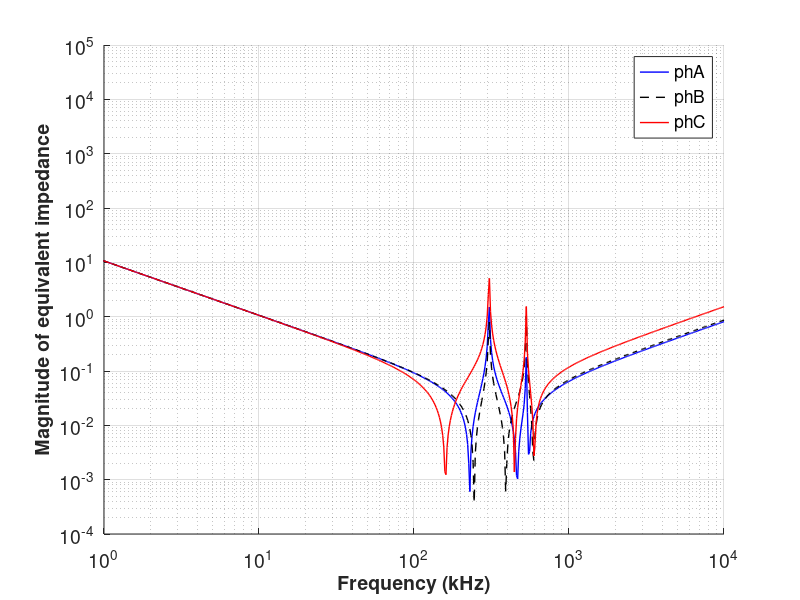
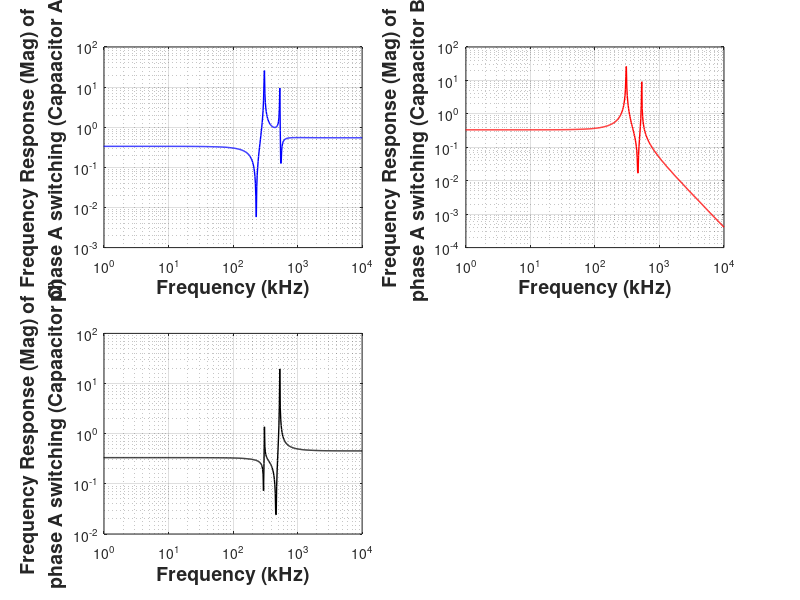
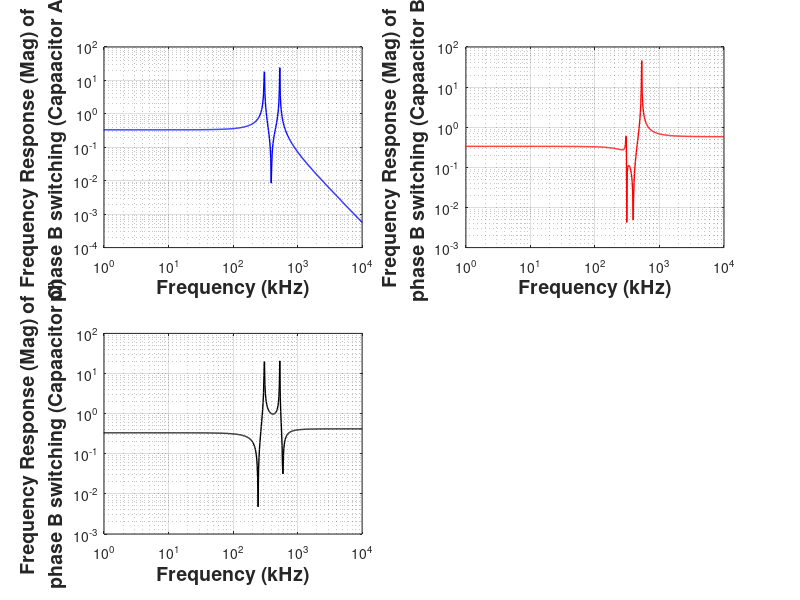
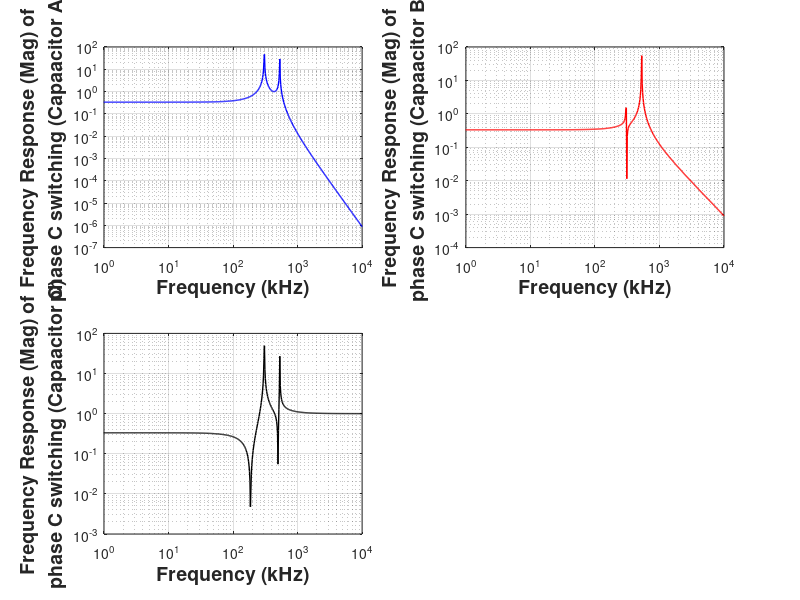

These figures' MATLAB source, in order:
%% 
% close all;
% clc;
% clear;

%% w axis
w = 2*pi*logspace(0,7,1000)';
time= 0:1e-4:1;
%% Parameter values
LATop  = 03.40e-9;
LABot  = 20.25e-9;
LAMid  = 01.30e-9;
LBTop  = 03.38e-9;
LBBot  = 20.38e-9;
LBMid  = 01.30e-9;
LCTop  = 03.41e-9;
LCBot  = 20.94e-9;
LCMid  = 01.30e-9;
LABTop = 18.30e-9;
LABBot = 10.20e-9;
LBCTop = 21.84e-9;
LBCBot = 11.14e-9;

ESLA = 19e-15;
ESLB = 19e-15;
ESLC = 19e-15;

C1A = 5e-6;
C1B = 5e-6;
C1C = 5e-6;

%% New merged inducances - phA
L1_phA = LATop + LABot + ESLA;
L2_phA = LABTop;
L3_phA = LABBot;
L4_phA = ESLB;
L5_phA = LBTop + LBBot + LBCTop + LBCBot + ESLC;

% Calculated impedances - phA
Z1_phA = 1i*w*L5_phA + 1./(1i*w*C1C);
Z2_phA = 1i*w*L4_phA + 1./(1i*w*C1B);
Z3_phA = Z1_phA.*Z2_phA./(Z1_phA+Z2_phA);
Z4_phA = Z3_phA + 1i*w*(L2_phA+L3_phA);
Z5_phA = 1i*w*L1_phA + 1./(1i*w*C1A);
Zeqv_phA = Z4_phA.*Z5_phA./(Z4_phA+Z5_phA);

% Capacitor A 
capA_phA= Z4_phA./(Z4_phA+Z5_phA);

% capacitor B
capB_phA=(Z5_phA./(Z4_phA+Z5_phA)).*(Z2_phA./(Z1_phA+Z2_phA));

% capacitor C 
capC_phA= (Z5_phA./(Z4_phA+Z5_phA)).* (Z1_phA./(Z1_phA+Z2_phA));

% time domain
% 
%     currentcapA_phA = [];
%     currentcapB_phA = [];
%     currentcapC_phA = [];
%     
% for i=1:length(time)
%     
%     currentcapA_phA= [currentcapA_phA, sum(capA_phA.*sin(w*time(i)))];
%     currentcapB_phA= [currentcapB_phA,sum(capB_phA.*sin(w*time(i)))];
%     currentcapC_phA= [currentcapC_phA,sum(capC_phA.*sin(w*time(i)))]; 
%     
% end



%% New merged inducances - phB
L1_phB = LATop + LABot + LABTop + LABBot + ESLA;
L2_phB = ESLB;
L3_phB = LBTop + LBBot;
L4_phB = LBCTop + LBCBot + ESLC;

% Calculated impedances - phB
Z1_phB = 1i*w*L1_phB + 1./(1i*w*C1A);
Z2_phB = 1i*w*L2_phB + 1./(1i*w*C1B);
Z3_phB = Z1_phB.*Z2_phB./(Z1_phB+Z2_phB);
Z4_phB = Z3_phB + 1i*w*(L3_phB);
Z5_phB = 1i*w*L4_phB + 1./(1i*w*C1C);
Zeqv_phB = Z4_phB.*Z5_phB./(Z4_phB+Z5_phB);


% Capacitor C
capC_phB= Z4_phB./(Z4_phB+Z5_phB);

% capacitor A
capA_phB=(Z5_phB./(Z4_phB+Z5_phB)).*(Z2_phB./(Z1_phB+Z2_phB));

% capacitor B
capB_phB= (Z5_phB./(Z4_phB+Z5_phB)).* (Z1_phB./(Z1_phB+Z2_phB));

% % time domain
% 
%     currentcapA_phB = [];
%     currentcapB_phB = [];
%     currentcapC_phB = [];
%     
% for i=1:length(time)
%     
%     currentcapA_phB= [currentcapA_phB, sum(capA_phB.*sin(w*time(i)))];
%     currentcapB_phB= [currentcapB_phB,sum(capB_phB.*sin(w*time(i)))];
%     currentcapC_phB= [currentcapC_phB,sum(capC_phB.*sin(w*time(i)))]; 
%     
% end
% 
% 

%% New merged inducances - phC
L1_phC = LATop + LABot + LABTop + LABBot + ESLA;
L2_phC = ESLB;
L3_phC = LBTop + LBBot + LBCTop + LBCBot;
L4_phC = ESLC;
L5_phC = LCTop + LCBot;

% Calculated impedances - phC
Z1_phC = 1i*w*L1_phC + 1./(1i*w*C1A);
Z2_phC = 1i*w*L2_phC + 1./(1i*w*C1B);
Z3_phC = Z1_phC.*Z2_phC./(Z1_phC+Z2_phC);
Z4_phC = Z3_phC + 1i*w*(L3_phC);
Z5_phC = 1i*w*L4_phC + 1./(1i*w*C1C);
Z6_phC = Z4_phC.*Z5_phC./(Z4_phC+Z5_phC);
Zeqv_phC = Z6_phC + 1i*w*L5_phC;


% Capacitor C
capC_phC= Z4_phC./(Z4_phC+Z5_phC);

% capacitor A
capA_phC=(Z5_phC./(Z4_phC+Z5_phC)).*(Z2_phC./(Z1_phC+Z2_phC));

% capacitor B
capB_phC= (Z5_phC./(Z4_phC+Z5_phC)).* (Z1_phC./(Z1_phC+Z2_phC));

% % time domain
% 
%     currentcapA_phC = [];
%     currentcapB_phC = [];
%     currentcapC_phC = [];
%     
% for i=1:length(time)
%     
%     currentcapA_phC= [currentcapA_phC, sum(capA_phC.*sin(w*time(i)))];
%     currentcapB_phC= [currentcapB_phC,sum(capB_phC.*sin(w*time(i)))];
%     currentcapC_phC= [currentcapC_phC,sum(capC_phC.*sin(w*time(i)))]; 
%     
% end
% 
% 


%%
figure;
hold all;
plot(w/(2*pi*1000),abs(Zeqv_phA),'b-','Linewidth',1);
plot(w/(2*pi*1000),abs(Zeqv_phB),'k--','Linewidth',1);
plot(w/(2*pi*1000),abs(Zeqv_phC),'r-','Linewidth',1);
set(gca, 'YScale', 'log', 'XScale', 'log')
grid on;
set(gca,'FontSize',14);
xlabel('Frequency (kHz)','FontSize',14,'FontWeight','Bold')
ylabel('Magnitude of equivalent impedance','FontSize',14,'FontWeight','Bold')
xlim([1 10000]);
%ylim([-1.2 1.2]);
legend({'phA','phB','phC'},'Location','best');

%% phase A, capacitor effect at single figure 
% figure;
% hold all;
% plot(w/(2*pi*1000),abs(capA_phA),'b-','Linewidth',1);
% plot(w/(2*pi*1000),abs(capB_phA),'r-','Linewidth',1);
% plot(w/(2*pi*1000),abs(capC_phA),'k-','Linewidth',1);
% set(gca, 'YScale', 'log', 'XScale', 'log')
% grid on;
% set(gca,'FontSize',14);
% xlabel('Frequency (kHz)','FontSize',14,'FontWeight','Bold')
% ylabel('Frequency Response (Mag) (Input Current at phase A and output is current of capacitors)' ...
%     ,'FontSize',14,'FontWeight','Bold')
% xlim([1 10000]);
% %ylim([-1.2 1.2]);
% legend({'Capacitor A at switching phase A','Capacitor B at switching phase A','Capacitor C at switching phase A'},'Location','best');

%% phase A, capacitor effect at single figure subplot

figure;
hold all;
subplot(2,2,1);
plot(w/(2*pi*1000),abs(capA_phA),'b-','Linewidth',1);
xlabel('Frequency (kHz)','FontSize',14,'FontWeight','Bold')
ylabel({'Frequency Response (Mag) of'  'phase A switching (Capaacitor A)'} ...
    ,'FontSize',14,'FontWeight','Bold');

set(gca, 'YScale', 'log', 'XScale', 'log')
grid on;
set(gca,'FontSize',10);
xlim([1 10000]);


subplot(2,2,2);
plot(w/(2*pi*1000),abs(capB_phA),'r-','Linewidth',1);
xlabel('Frequency (kHz)','FontSize',14,'FontWeight','Bold')
ylabel({'Frequency Response (Mag) of' 'phase A switching (Capaacitor B)'} ...
    ,'FontSize',14,'FontWeight','Bold');

set(gca, 'YScale', 'log', 'XScale', 'log')
grid on;
set(gca,'FontSize',10);
xlim([1 10000]);


subplot(2,2,3);
plot(w/(2*pi*1000),abs(capC_phA),'k-','Linewidth',1);
xlabel('Frequency (kHz)','FontSize',14,'FontWeight','Bold')
ylabel({'Frequency Response (Mag) of'  'phase A switching (Capaacitor C)'} ...
    ,'FontSize',14,'FontWeight','Bold');


set(gca, 'YScale', 'log', 'XScale', 'log')
grid on;
set(gca,'FontSize',10);
xlim([1 10000]);


% %%  time domain capacitor current for impulse 
% figure;
% hold all;
% subplot(2,2,1);
% plot(time,currentcapA_phA,'b-','Linewidth',1);
% xlabel('time(s)','FontSize',14,'FontWeight','Bold')
% ylabel({'Response (Mag) of'  'phase A switching (Capaacitor A)'} ...
%     ,'FontSize',14,'FontWeight','Bold');
% 
% grid on;
% set(gca,'FontSize',10);
% 
% subplot(2,2,2);
% plot(time,currentcapB_phA,'r-','Linewidth',1);
% xlabel('time(s)','FontSize',14,'FontWeight','Bold')
% ylabel({' Response (Mag) of' 'phase A switching (Capaacitor B)'} ...
%     ,'FontSize',14,'FontWeight','Bold');
% 
% grid on;
% set(gca,'FontSize',10);
% 
% 
% subplot(2,2,3);
% plot(time,currentcapC_phA,'k-','Linewidth',1);
% xlabel('time(s)','FontSize',14,'FontWeight','Bold')
% ylabel({' Response (Mag) of'  'phase A switching (Capaacitor C)'} ...
%     ,'FontSize',14,'FontWeight','Bold');
% 
% grid on;
% set(gca,'FontSize',10);

%%
%% phase B, capacitor effect at single figure subplot

figure;
hold all;
subplot(2,2,1);
plot(w/(2*pi*1000),abs(capA_phB),'b-','Linewidth',1);
xlabel('Frequency (kHz)','FontSize',14,'FontWeight','Bold')
ylabel({'Frequency Response (Mag) of'  'phase B switching (Capaacitor A)'} ...
    ,'FontSize',14,'FontWeight','Bold');

set(gca, 'YScale', 'log', 'XScale', 'log')
grid on;
set(gca,'FontSize',10);
xlim([1 10000]);


subplot(2,2,2);
plot(w/(2*pi*1000),abs(capB_phB),'r-','Linewidth',1);
xlabel('Frequency (kHz)','FontSize',14,'FontWeight','Bold')
ylabel({'Frequency Response (Mag) of' 'phase B switching (Capaacitor B)'} ...
    ,'FontSize',14,'FontWeight','Bold');

set(gca, 'YScale', 'log', 'XScale', 'log')
grid on;
set(gca,'FontSize',10);
xlim([1 10000]);


subplot(2,2,3);
plot(w/(2*pi*1000),abs(capC_phB),'k-','Linewidth',1);
xlabel('Frequency (kHz)','FontSize',14,'FontWeight','Bold')
ylabel({'Frequency Response (Mag) of'  'phase B switching (Capaacitor C)'} ...
    ,'FontSize',14,'FontWeight','Bold');


set(gca, 'YScale', 'log', 'XScale', 'log')
grid on;
set(gca,'FontSize',10);
xlim([1 10000]);


%% phase C, capacitor effect at single figure subplot

figure;
hold all;
subplot(2,2,1);
plot(w/(2*pi*1000),abs(capA_phC),'b-','Linewidth',1);
xlabel('Frequency (kHz)','FontSize',14,'FontWeight','Bold')
ylabel({'Frequency Response (Mag) of'  'phase C switching (Capaacitor A)'} ...
    ,'FontSize',14,'FontWeight','Bold');

set(gca, 'YScale', 'log', 'XScale', 'log')
grid on;
set(gca,'FontSize',10);
xlim([1 10000]);


subplot(2,2,2);
plot(w/(2*pi*1000),abs(capB_phC),'r-','Linewidth',1);
xlabel('Frequency (kHz)','FontSize',14,'FontWeight','Bold')
ylabel({'Frequency Response (Mag) of' 'phase C switching (Capaacitor B)'} ...
    ,'FontSize',14,'FontWeight','Bold');

set(gca, 'YScale', 'log', 'XScale', 'log')
grid on;
set(gca,'FontSize',10);
xlim([1 10000]);


subplot(2,2,3);
plot(w/(2*pi*1000),abs(capC_phC),'k-','Linewidth',1);
xlabel('Frequency (kHz)','FontSize',14,'FontWeight','Bold')
ylabel({'Frequency Response (Mag) of'  'phase C switching (Capaacitor C)'} ...
    ,'FontSize',14,'FontWeight','Bold');


set(gca, 'YScale', 'log', 'XScale', 'log')
grid on;
set(gca,'FontSize',10);
xlim([1 10000]);


%%
% time= 0:1e-4:1;
% stepFunction=ones(1,length(time));
% stepFunction(1:100)=0;
% 
% plot(time,stepFunction);
% 
% %% curvefitting to workspace
% 
% f1=fittedmodel.a1*sin(fittedmodel.b1*time+ fittedmodel.c1);
% f2=fittedmodel.a2*sin(fittedmodel.b2*time+ fittedmodel.c2);
% f3=fittedmodel.a3*sin(fittedmodel.b3*time+ fittedmodel.c3);
% f4=fittedmodel.a4*sin(fittedmodel.b4*time+ fittedmodel.c4);
% f5=fittedmodel.a5*sin(fittedmodel.b5*time+ fittedmodel.c5);
% f6=fittedmodel.a6*sin(fittedmodel.b6*time+ fittedmodel.c6);
% f7=fittedmodel.a7*sin(fittedmodel.b7*time+ fittedmodel.c7);
% 
% 
% f=f1+f2+f3+f4+f5+f6+f7;
% 
% figure();
% plot(time,f);
% ylim([0 2]);

%%
%% phase B, capacitor effect at single figure subplot

figure;
hold all;
subplot(2,2,1);
plot(w/(2*pi*1000),abs(capA_phB),'b-','Linewidth',1);
xlabel('Frequency (kHz)','FontSize',14,'FontWeight','Bold')
ylabel({'Frequency Response (Mag) of'  'phase B switching (Capaacitor A)'} ...
    ,'FontSize',14,'FontWeight','Bold');

set(gca, 'YScale', 'log', 'XScale', 'log')
grid on;
set(gca,'FontSize',10);
xlim([1 10000]);


subplot(2,2,2);
plot(w/(2*pi*1000),abs(capB_phB),'r-','Linewidth',1);
xlabel('Frequency (kHz)','FontSize',14,'FontWeight','Bold')
ylabel({'Frequency Response (Mag) of' 'phase B switching (Capaacitor B)'} ...
    ,'FontSize',14,'FontWeight','Bold');

set(gca, 'YScale', 'log', 'XScale', 'log')
grid on;
set(gca,'FontSize',10);
xlim([1 10000]);


subplot(2,2,3);
plot(w/(2*pi*1000),abs(capC_phB),'k-','Linewidth',1);
xlabel('Frequency (kHz)','FontSize',14,'FontWeight','Bold')
ylabel({'Frequency Response (Mag) of'  'phase B switching (Capaacitor C)'} ...
    ,'FontSize',14,'FontWeight','Bold');


set(gca, 'YScale', 'log', 'XScale', 'log')
grid on;
set(gca,'FontSize',10);
xlim([1 10000]);


%% trial

figure;
hold all;
subplot(2,2,1);
plot(w/(2*pi*1000),abs(capA_phC+capB_phC+capC_phC),'b-','Linewidth',1);
xlabel('Frequency (kHz)','FontSize',14,'FontWeight','Bold')
ylabel({'Frequency Response (Mag) of'  'phase C switching (Capaacitor A)'} ...
    ,'FontSize',14,'FontWeight','Bold');

set(gca, 'YScale', 'log', 'XScale', 'log')
grid on;
set(gca,'FontSize',10);
xlim([1 10000]);


subplot(2,2,2);
plot(w/(2*pi*1000),abs(capA_phB+capB_phB+capC_phB),'r-','Linewidth',1);
xlabel('Frequency (kHz)','FontSize',14,'FontWeight','Bold')
ylabel({'Frequency Response (Mag) of' 'phase C switching (Capaacitor B)'} ...
    ,'FontSize',14,'FontWeight','Bold');

set(gca, 'YScale', 'log', 'XScale', 'log')
grid on;
set(gca,'FontSize',10);
xlim([1 10000]);


subplot(2,2,3);
plot(w/(2*pi*1000),abs(capA_phA+capB_phA+capC_phA),'k-','Linewidth',1);
xlabel('Frequency (kHz)','FontSize',14,'FontWeight','Bold')
ylabel({'Frequency Response (Mag) of'  'phase C switching (Capaacitor C)'} ...
    ,'FontSize',14,'FontWeight','Bold');


set(gca, 'YScale', 'log', 'XScale', 'log')
grid on;
set(gca,'FontSize',10);
xlim([1 10000]);

%%
figure;
hold all;
subplot(2,2,1);
plot(w/(2*pi*1000),abs(capA_phA+capA_phB+capA_phC),'b-','Linewidth',1);
xlabel('Frequency (kHz)','FontSize',14,'FontWeight','Bold')
ylabel({'Frequency Response (Mag) of'  'phase C switching (Capaacitor A)'} ...
    ,'FontSize',14,'FontWeight','Bold');

set(gca, 'YScale', 'log', 'XScale', 'log')
grid on;
set(gca,'FontSize',10);
xlim([1 10000]);


subplot(2,2,2);
plot(w/(2*pi*1000),abs(capB_phA+capB_phB+capB_phC),'r-','Linewidth',1);
xlabel('Frequency (kHz)','FontSize',14,'FontWeight','Bold')
ylabel({'Frequency Response (Mag) of' 'phase C switching (Capaacitor B)'} ...
    ,'FontSize',14,'FontWeight','Bold');

set(gca, 'YScale', 'log', 'XScale', 'log')
grid on;
set(gca,'FontSize',10);
xlim([1 10000]);


subplot(2,2,3);
plot(w/(2*pi*1000),abs(capC_phA+capC_phB+capC_phC),'k-','Linewidth',1);
xlabel('Frequency (kHz)','FontSize',14,'FontWeight','Bold')
ylabel({'Frequency Response (Mag) of'  'phase C switching (Capaacitor C)'} ...
    ,'FontSize',14,'FontWeight','Bold');


set(gca, 'YScale', 'log', 'XScale', 'log')
grid on;
set(gca,'FontSize',10);
xlim([1 10000]);
